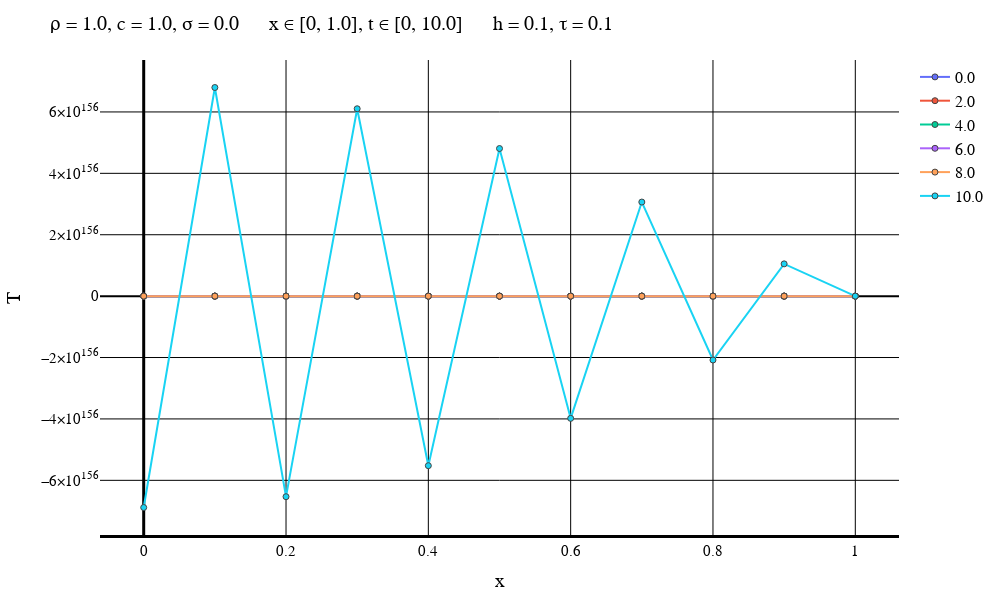

This figure's notebook cell:
### Markdown cell above
Явная схема

### Code cell
typeOfScheme = "Forward"

solutionFile = "D:\\Calc_Methods_2\\Lab2\\MixedCondsRightT\\$typeOfScheme\\solution$numOfEq.txt"
dataFile = "D:\\Calc_Methods_2\\Lab2\\MixedCondsRightT\\$typeOfScheme\\data$numOfEq.txt"
intervalFile = "D:\\Calc_Methods_2\\Lab2\\MixedCondsRightT\\$typeOfScheme\\interval$numOfEq.txt"

solutionMatrix = readdlm(solutionFile)
dataVec = readdlm(dataFile)
intervalVec = readdlm(intervalFile);

L = dataVec[3]
timeEnd = dataVec[4]
numOfXIntervals = Int(intervalVec[1])
numOfTIntervals = Int(intervalVec[2])
h = L / numOfXIntervals
τ = timeEnd / numOfTIntervals
if default == true
    plotStep = trunc(Int, timeEnd / (defaultStepParam * τ))
    numOfPlots = numOfTIntervals + 1    
else
    plotStep = firstSteps
    numOfPlots = firstPlots
end
println("Шаг графика: $plotStep")
println("Время последнего графика: $((numOfPlots - 1)*τ)")
makePlot(numOfPlots, plotStep, solutionMatrix, dataVec, intervalVec)

### Figure 1 — Plotly figure (JSON) as saved in the notebook; plotly's stock layout.template omitted (floating-point values rounded to 4 significant figures)
{"data": [{"line": {"width": 2}, "marker": {"line": {"width": 1}, "showline": true}, "mode": "lines+markers", "name": "0.0", "type": "scatter", "x": [0, 0.1, 0.2, 0.3, 0.4, 0.5, 0.6, 0.7, 0.8, 0.9, 1], "y": [1, 1.09, 1.16, 1.21, 1.24, 1.25, 1.24, 1.21, 1.16, 1.09, 1]}, {"line": {"width": 2}, "marker": {"line": {"width": 1}, "showline": true}, "mode": "lines+markers", "name": "2.0", "type": "scatter", "x": [0, 0.1, 0.2, 0.3, 0.4, 0.5, 0.6, 0.7, 0.8, 0.9, 1], "y": [-8.397e+29, 7.989e+29, -6.881e+29, 5.362e+29, -3.78e+29, 2.41e+29, -1.392e+29, 7.298e+28, -3.446e+28, 1.327e+28, 1]}, {"line": {"width": 2}, "marker": {"line": {"width": 1}, "showline": true}, "mode": "lines+markers", "name": "4.0", "type": "scatter", "x": [0, 0.1, 0.2, 0.3, 0.4, 0.5, 0.6, 0.7, 0.8, 0.9, 1], "y": [-3.906e+61, 3.811e+61, -3.54e+61, 3.13e+61, -2.632e+61, 2.101e+61, -1.585e+61, 1.113e+61, -6.99e+60, 3.35e+60, 1]}, {"line": {"width": 2}, "marker": {"line": {"width": 1}, "showline": true}, "mode": "lines+markers", "name": "6.0", "type": "scatter", "x": [0, 0.1, 0.2, 0.3, 0.4, 0.5, 0.6, 0.7, 0.8, 0.9, 1], "y": [-2.104e+93, 2.069e+93, -1.966e+93, 1.804e+93, -1.594e+93, 1.351e+93, -1.088e+93, 8.165e+92, -5.427e+92, 2.705e+92, 1]}, {"line": {"width": 2}, "marker": {"line": {"width": 1}, "showline": true}, "mode": "lines+markers", "name": "8.0", "type": "scatter", "x": [0, 0.1, 0.2, 0.3, 0.4, 0.5, 0.6, 0.7, 0.8, 0.9, 1], "y": [-1.192e+125, 1.176e+125, -1.127e+125, 1.047e+125, -9.42e+124, 8.145e+124, -6.697e+124, 5.122e+124, -3.459e+124, 1.742e+124, 1]}, {"line": {"width": 2}, "marker": {"line": {"width": 1}, "showline": true}, "mode": "lines+markers", "name": "10.0", "type": "scatter", "x": [0, 0.1, 0.2, 0.3, 0.4, 0.5, 0.6, 0.7, 0.8, 0.9, 1], "y": [-6.885e+156, 6.796e+156, -6.533e+156, 6.104e+156, -5.523e+156, 4.809e+156, -3.982e+156, 3.065e+156, -2.08e+156, 1.051e+156, 1]}], "layout": {"coloraxis": {"outlinecolor": "black"}, "font": {"color": "black", "family": "Time New Roman"}, "height": 600, "legend": {"font": {"size": 16}}, "margin": {"b": 50, "l": 50, "r": 50, "t": 60}, "paper_bgcolor": "white", "plot_bgcolor": "white", "title": {"autosize": false, "font": {"color": "black", "family": "Times New Roman", "size": 20}, "paper_bgcolor": "red", "text": "ρ = 1.0, c = 1.0, σ = 0.0      x ∈ [0, 1.0], t ∈ [0, 10.0]      h = 0.1, τ = 0.1"}, "width": 1000, "xaxis": {"color": "black", "gridcolor": "black", "gridwidth": 1, "linecolor": "black", "linewidth": 3, "tickfont": {"size": 15}, "title": {"font": {"color": "black", "family": "Times New Roman", "size": 20}, "text": "x"}, "zerolinecolor": "black", "zerolinewidth": 3}, "yaxis": {"exponentformat": "power", "gridcolor": "black", "gridwidth": 1, "tickfont": {"size": 15}, "title": {"font": {"color": "black", "family": "Times New Roman", "size": 20}, "text": "T"}, "zerolinecolor": "black"}}}
